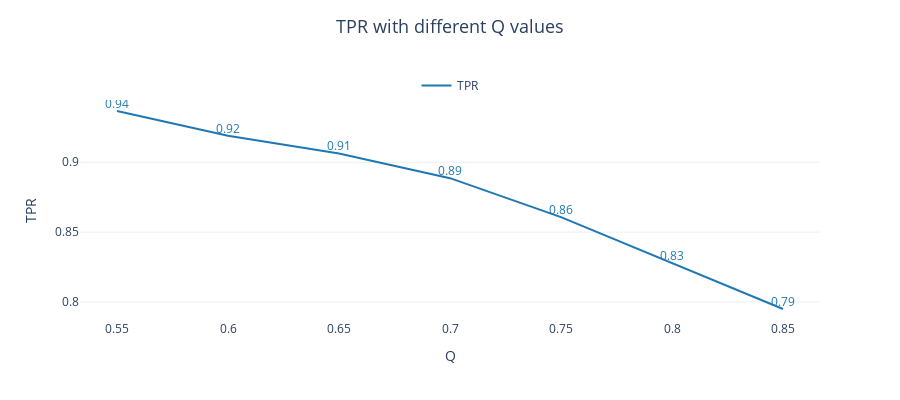
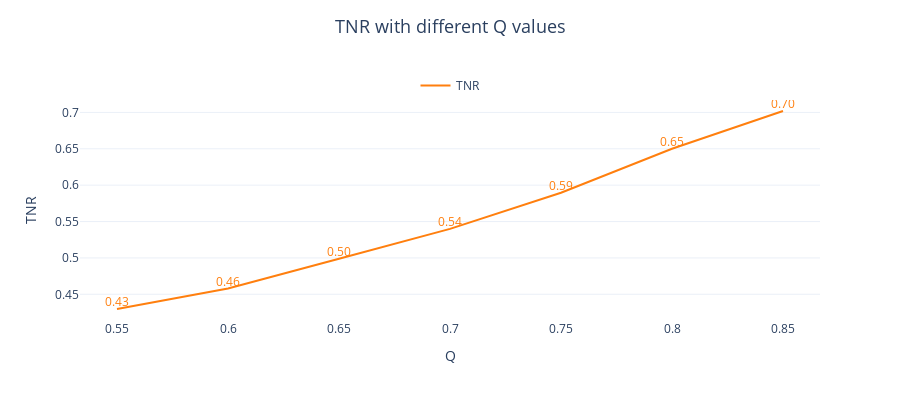
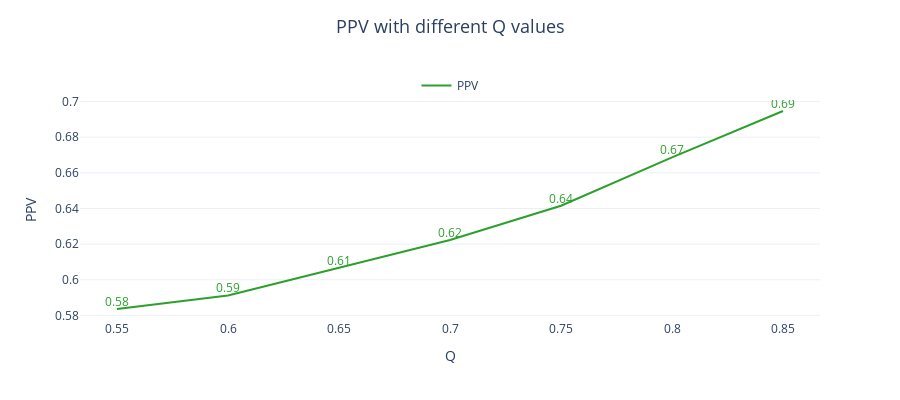
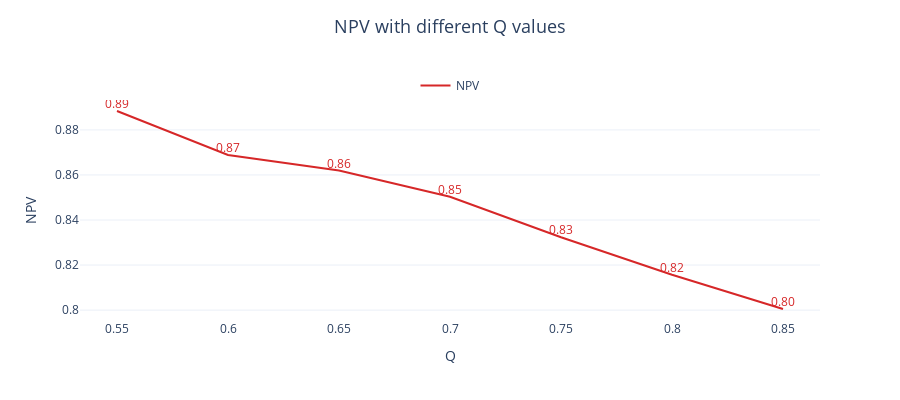

The code cell stored with these charts, in order, in its notebook:
### Code cell
for i, col in enumerate(results_valve2.columns[1:]):
    fig = go.Figure()

    fig.add_trace(go.Scatter(mode='lines+text', x=results_valve2.Q, y=results_valve2[f'{col}'],
                            marker=dict(color=colors[i]),
                            texttemplate='%{y:.2f}', textposition='top center',
                            textfont=dict(color=colors[i], size=12),
                            name=f'{col}',
                            showlegend=True)
                    )

    fig.update_layout(height=400,width=900, template='plotly_white',
                    title=dict(text=f'{col} with different Q values', font=dict(size=18), x=.5, y=.95),
                    yaxis=dict(title=f'{col}', side='left', showgrid=True,),
                    xaxis=dict(title='Q', showgrid=False),
                    legend=dict(orientation="h", yanchor="bottom", y=1, x=0.5, xanchor="center"),
                    )

    fig.show()

### Figure 1 — Plotly figure (JSON) as saved in the notebook; plotly's stock layout.template omitted (floating-point values rounded to 4 significant figures)
{"data": [{"marker": {"color": "#1f77b4"}, "mode": "lines+text", "name": "TPR", "showlegend": true, "textfont": {"color": "#1f77b4", "size": 12}, "textposition": "top center", "texttemplate": "%{y:.2f}", "type": "scatter", "x": [0.55, 0.6, 0.65, 0.7, 0.75, 0.8, 0.85], "y": [0.9367, 0.919, 0.9063, 0.8886, 0.8608, 0.8278, 0.7949]}], "layout": {"height": 400, "legend": {"orientation": "h", "x": 0.5, "xanchor": "center", "y": 1, "yanchor": "bottom"}, "title": {"font": {"size": 18}, "text": "TPR with different Q values", "x": 0.5, "y": 0.95}, "width": 900, "xaxis": {"showgrid": false, "title": {"text": "Q"}}, "yaxis": {"showgrid": true, "side": "left", "title": {"text": "TPR"}}}}

### Figure 2 — Plotly figure (JSON) as saved in the notebook; plotly's stock layout.template omitted (floating-point values rounded to 4 significant figures)
{"data": [{"marker": {"color": "#ff7f0e"}, "mode": "lines+text", "name": "TNR", "showlegend": true, "textfont": {"color": "#ff7f0e", "size": 12}, "textposition": "top center", "texttemplate": "%{y:.2f}", "type": "scatter", "x": [0.55, 0.6, 0.65, 0.7, 0.75, 0.8, 0.85], "y": [0.4298, 0.4579, 0.4989, 0.54, 0.5896, 0.6501, 0.7019]}], "layout": {"height": 400, "legend": {"orientation": "h", "x": 0.5, "xanchor": "center", "y": 1, "yanchor": "bottom"}, "title": {"font": {"size": 18}, "text": "TNR with different Q values", "x": 0.5, "y": 0.95}, "width": 900, "xaxis": {"showgrid": false, "title": {"text": "Q"}}, "yaxis": {"showgrid": true, "side": "left", "title": {"text": "TNR"}}}}

### Figure 3 — Plotly figure (JSON) as saved in the notebook; plotly's stock layout.template omitted (floating-point values rounded to 4 significant figures)
{"data": [{"marker": {"color": "#2ca02c"}, "mode": "lines+text", "name": "PPV", "showlegend": true, "textfont": {"color": "#2ca02c", "size": 12}, "textposition": "top center", "texttemplate": "%{y:.2f}", "type": "scatter", "x": [0.55, 0.6, 0.65, 0.7, 0.75, 0.8, 0.85], "y": [0.5836, 0.5912, 0.6068, 0.6223, 0.6415, 0.6687, 0.6947]}], "layout": {"height": 400, "legend": {"orientation": "h", "x": 0.5, "xanchor": "center", "y": 1, "yanchor": "bottom"}, "title": {"font": {"size": 18}, "text": "PPV with different Q values", "x": 0.5, "y": 0.95}, "width": 900, "xaxis": {"showgrid": false, "title": {"text": "Q"}}, "yaxis": {"showgrid": true, "side": "left", "title": {"text": "PPV"}}}}

### Figure 4 — Plotly figure (JSON) as saved in the notebook; plotly's stock layout.template omitted (floating-point values rounded to 4 significant figures)
{"data": [{"marker": {"color": "#d62728"}, "mode": "lines+text", "name": "NPV", "showlegend": true, "textfont": {"color": "#d62728", "size": 12}, "textposition": "top center", "texttemplate": "%{y:.2f}", "type": "scatter", "x": [0.55, 0.6, 0.65, 0.7, 0.75, 0.8, 0.85], "y": [0.8884, 0.8689, 0.8619, 0.8503, 0.8323, 0.8157, 0.8005]}], "layout": {"height": 400, "legend": {"orientation": "h", "x": 0.5, "xanchor": "center", "y": 1, "yanchor": "bottom"}, "title": {"font": {"size": 18}, "text": "NPV with different Q values", "x": 0.5, "y": 0.95}, "width": 900, "xaxis": {"showgrid": false, "title": {"text": "Q"}}, "yaxis": {"showgrid": true, "side": "left", "title": {"text": "NPV"}}}}
